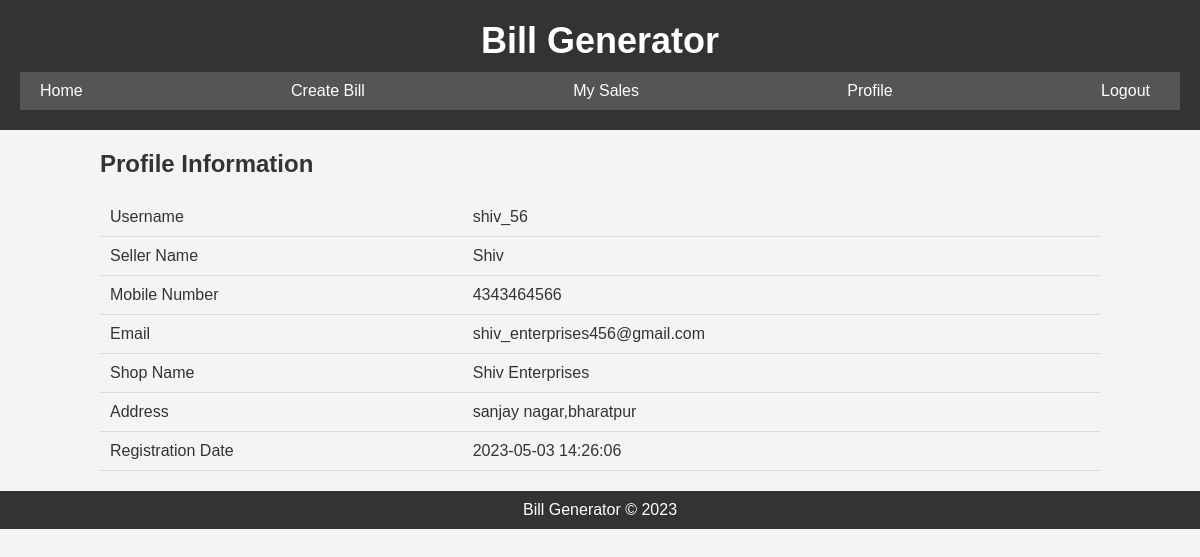
Page /profile (signed in) on the committed database.
### tables this page shows
CREATE TABLE seller
				(
					id INTEGER primary key,
					username TEXT,
					password TEXT,
					seller_name TEXT,
					mob_no TEXT,
					email TEXT,
					shop_name TEXT,
					address TEXT,
					register_date TEXT
				);

### app.py (the view)
@app.route('/profile', methods=['GET'])
def profile():
	msg = True
	email_in_session = session['email']
	seller = seller_data(email_in_session)
	seller_id = int(seller[0][0])
	conn = sqlite3.connect('Database.db')
	cur = conn.cursor()
	cur.execute("SELECT username,seller_name,mob_no,email,shop_name,address,register_date FROM seller WHERE id=?", (seller_id,))
	data = cur.fetchall()
	return render_template('profile.html',data=data, msg=msg)

### app.py (called while the page is built)
def seller_data(email):
	conn = sqlite3.connect('Database.db')
	cur = conn.cursor()
	cur.execute("SELECT * FROM seller WHERE email=?", (email,))
	data = cur.fetchall()
	return data

### templates/profile.html
{% extends "layout.html" %}
{% block body %}
	<main>
		<div class="container">
			<h2>Profile Information</h2>
			<table>
				<tbody>
					<tr>
						<td>Username</td>
						<td>{{ data[0][0] }}</td>
					</tr>
					<tr>
						<td>Seller Name</td>
						<td>{{ data[0][1] }}</td>
					</tr>
					<tr>
						<td>Mobile Number</td>
						<td>{{ data[0][2] }}</td>
					</tr>
					<tr>
						<td>Email</td>
						<td>{{ data[0][3] }}</td>
					</tr>
					<tr>
						<td>Shop Name</td>
						<td>{{ data[0][4] }}</td>
					</tr>
					<tr>
						<td>Address</td>
						<td>{{ data[0][5] }}</td>
					</tr>
					<tr>
						<td>Registration Date</td>
						<td>{{ data[0][6] }}</td>
					</tr>
				</tbody>
			</table>
		</div>
	</main>
{% endblock %}

### static/style.css (style rules this page uses)
* { box-sizing: border-box; margin: 0; padding: 0; }
body { font-family: Arial, sans-serif; background-color: #f4f4f4; color: #333; }
.container { max-width: 1000px; margin: auto; }
main { margin: 20px; }
h2 { margin-bottom: 20px; }
table { border-collapse: collapse; width: 100%; margin-top: 20px; }
th, td { padding: 10px; text-align: left; border-bottom: 1px solid #ddd; }

### rows in the picture
seller: username "shiv_56", seller_name "Shiv", mob_no "4343464566", email "shiv_enterprises456@gmail.com", shop_name "Shiv Enterprises", address "sanjay nagar,bharatpur", register_date "2023-05-03 14:26:06"
